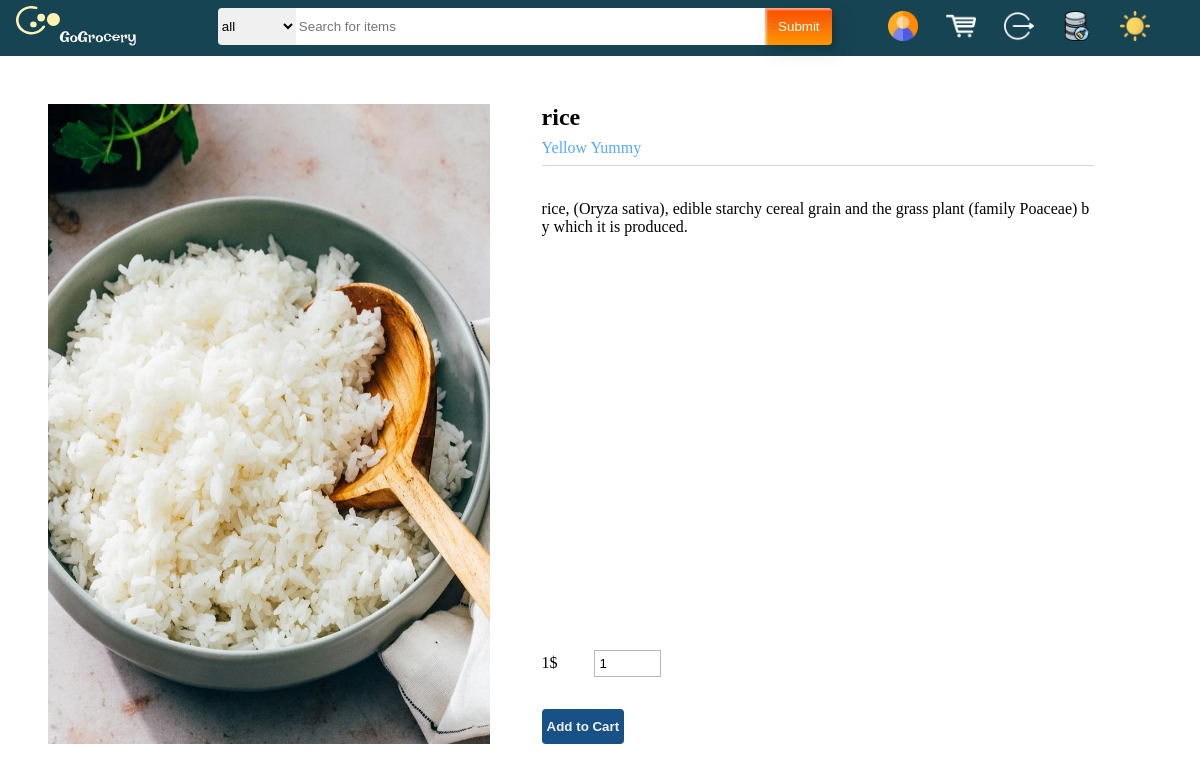
/product/?id=5 (signed in), run on the app's committed database.
### models.py (models this page shows)
class Product(db.Model):
    __tablename__ = 'product'
    id = db.Column(db.Integer, primary_key=True, autoincrement=True)
    price = db.Column(db.Integer, nullable=False)
    name = db.Column(db.CHAR(200), nullable=False)
    description = db.Column(db.Text, nullable=False)
    tag = db.Column(db.CHAR(200), nullable=False)
    picture_address = db.Column(db.TEXT(2000), nullable=False)
    shop_id = db.Column(db.Integer, db.ForeignKey('shop.id'))
    shop = db.relationship('Shop', backref='products')

class Shop(db.Model):
    __tablename__ = 'shop'
    id = db.Column(db.Integer, primary_key=True, autoincrement=True)
    name = db.Column(db.CHAR(200), nullable=False, unique=True)
    logo_address = db.Column(db.TEXT, nullable=False)
    description = db.Column(db.TEXT, nullable=False)
    user_id = db.Column(db.Integer, db.ForeignKey('user.id'))
    user = db.relationship('Customer', backref='shop')

### blueprint/product_blueprint.py (the view, shortened to what this page needs)
@product_bp.route("/", methods=["GET", "POST"])
def details():
    product_id = request.args.get("id")
    product = Product.query.filter_by(id=product_id).first()
    form = AddToCartForm()
    searchForm = SearchForm()
    if "email" in session:
        email = session["email"]
        user = Customer.query.filter_by(email=email).first()
        shop_list = user.shoppingList[0]
        if request.method == "GET":
            return render_template('good_detail.html', product=product, shopList=shop_list, form=form, searchForm=searchForm)
    else:
        if request.method == 'GET':
            return render_template('good_detail.html', product=product, user=None, form=form, searchForm=searchForm)
        else:
            return redirect(url_for("User.login"))

### forms.py
class AddToCartForm(FlaskForm):
    amount = IntegerField(validators=[InputRequired("please enter the amount you wanna buy"), NumberRange(min=1, max=10000000)])
    submit = SubmitField()

class SearchForm(FlaskForm):
    product_name = StringField(validators=[Length(min=1, max=200, message="no more than 200 characters")])
    tag = SelectField(choices=[('All', 'all'), ('cloth', 'cloth'), ('furniture', 'furniture'), ('electronic', 'electronic'), ('shoe', 'shoe'), ('toy', 'toy'),
                               ('food', 'food'), ('necessity', 'necessity'), ('book', 'book'), ('else', 'else')])
    submit = SubmitField()

### templates/good_detail.html (shortened to what this page needs)
{% extends "MainpageBase.html" %}
{% block csslink %}
    <link rel="stylesheet" href="../static/css/goodDetail.css">
{% endblock %}
{% block body %}
    <div class="content-container">
        <div class="product-pic-container">
            <img src="{{ url_for("static", filename='product_img/' + product.picture_address) }}"/>
        </div>
        <div class="product-info-container">
            <div class="product-info-flex-box">
                <h2 class="product-info-name">{{ product.name }}</h2>
                <div class="shop-entrance">
                    <a href="/shop?name={{ product.shop.name }}">{{ product.shop.name }}</a>
                </div>
                <div class="separation"></div>
                <div class="product-info-description">
                    <p>{{ product.description }}</p>
                </div>
                <div class="product-info-form">
                    <form method="post">
                        <div class="input-count">
                            <span class="unit-price">{{ product.price }}$</span>
                            {{ form.amount(id="product-number", value="1") }}
                        </div>
                        <div class="cart-adding-btn-area">
                            {{ form.submit(class="add-cart-btn", value='Add to Cart') }}
                        </div>
                    </form>
                </div>
            </div>
        </div>
    </div>
{% endblock %}

### static/css/MainpageBase_style.css (style rules this page uses)
.category-selection { border: none; background-color: #f0f0f0; height: 2.3rem; outline: none; vertical-align: middle; border-radius: 4px 0 0 4px; }
#search { background-color: #FFFFFF; height: 2.3rem; width: 100%; outline: none; vertical-align: middle; border-style: none; padding-left: 3px; padding-right: 6px; transition: all 0.3s ease; }
.custom-btn { color: #fff; background: transparent; cursor: pointer; transition: all 0.3s ease; position: relative; display: inline-block; box-shadow:inset 2px 2px 2px 0 rgba(255,255,255,.5), 7px 7px 20px 0 rgba(0,0,0,.1), 4px 4px 5px 0 rgba(0,0,0,.1); outline: none; }
#searchBtn { width: 100%; height: 2.3rem; background: linear-gradient(0deg, rgba(255,151,0,1) 0%, rgba(251,75,2,1) 100%); padding: 0; border-radius: 0 4px 4px 0; border-style: none; }
#searchBtn:before, #searchBtn:after { position: absolute; content: ""; right: 0; bottom: 0; background: rgba(251,75,2,1); transition: all 0.3s ease; }
#searchBtn:before { width: 3px; }
#searchBtn:after { height: 3px; }
form { width: 100%; }
a { cursor: pointer; transition: all 0.3s ease; position: relative; display: inline-block; }

### static/css/goodDetail.css (style rules this page uses)
body { min-width: 45rem; }
.content-container { padding: 3rem; }
@media (min-width: 1060px) { .product-pic-container { height: 40rem; } }
@media (min-width: 1060px) { .product-info-container { height: 40rem; } }
.product-pic-container { width: 40%; margin-right: 3rem; display: inline-block; vertical-align: top; }
.product-pic-container img { width: 100%; height: 100%; }
.product-info-container { display: inline-block; vertical-align: top; width: 50%; }
.product-info-flex-box { height: 100%; width: 100%; position: relative; }
.product-info-description { position: absolute; width: 100%; top: 15%; }
.product-info-description p { height: auto; word-wrap:break-word; word-break:break-all; overflow: hidden; }
.product-info-form { position: absolute; width: 100%; bottom: 0; }
.add-cart-btn { height: 35px; font-weight: bold; background: #185185; padding: 5px; color: #f0f0f0; border-radius: 4px 4px 4px 4px; border-style: none; cursor: pointer; transition: all 0.3s ease; }
.unit-price { padding-right: 2rem; }
#product-number { padding: 5px; border: 1px #b7b7b7 solid; width: 10%; }
.cart-adding-btn-area { margin-top: 2rem; }
.separation { margin-top: 0.5rem; height: 1px; width: 100%; background-color: #d7d7d7; }
.shop-entrance { margin-top: 0.5rem; }
.shop-entrance a { text-decoration: none; cursor: pointer; color: #54a8ff; }

### templates/MainpageBase.html (style rules this page uses)
* { margin: 0; padding: 0; }
body { width: 100%; }

### data on the page
Product: picture_address (picture), name "rice", description "rice, (Oryza sativa), edible starchy cereal grain and the grass plant (family Poaceae) by which it is produced.", price "1"
Shop: shop.name "Yellow Yummy"
